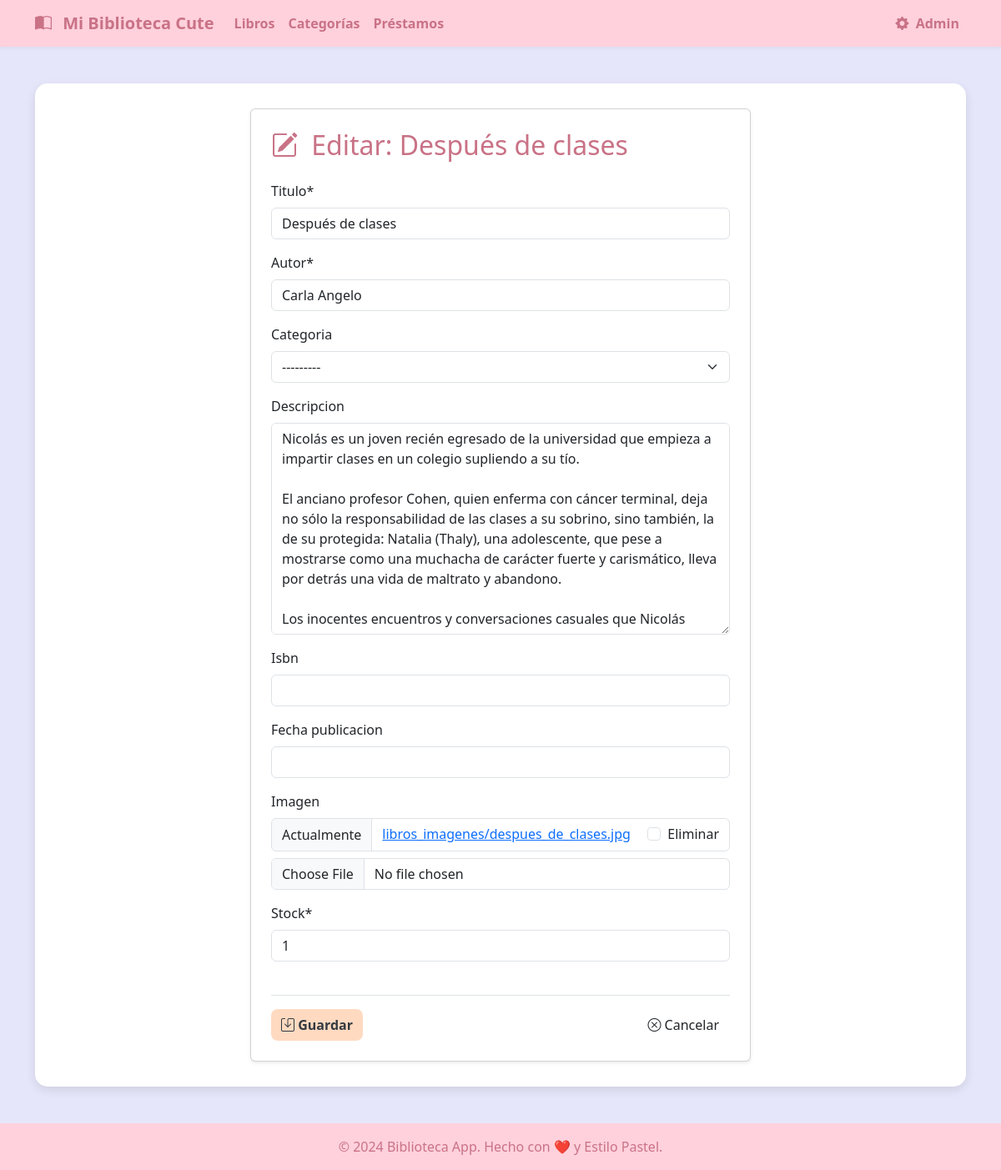
Page /libros/3/editar/ on the earlier database version.
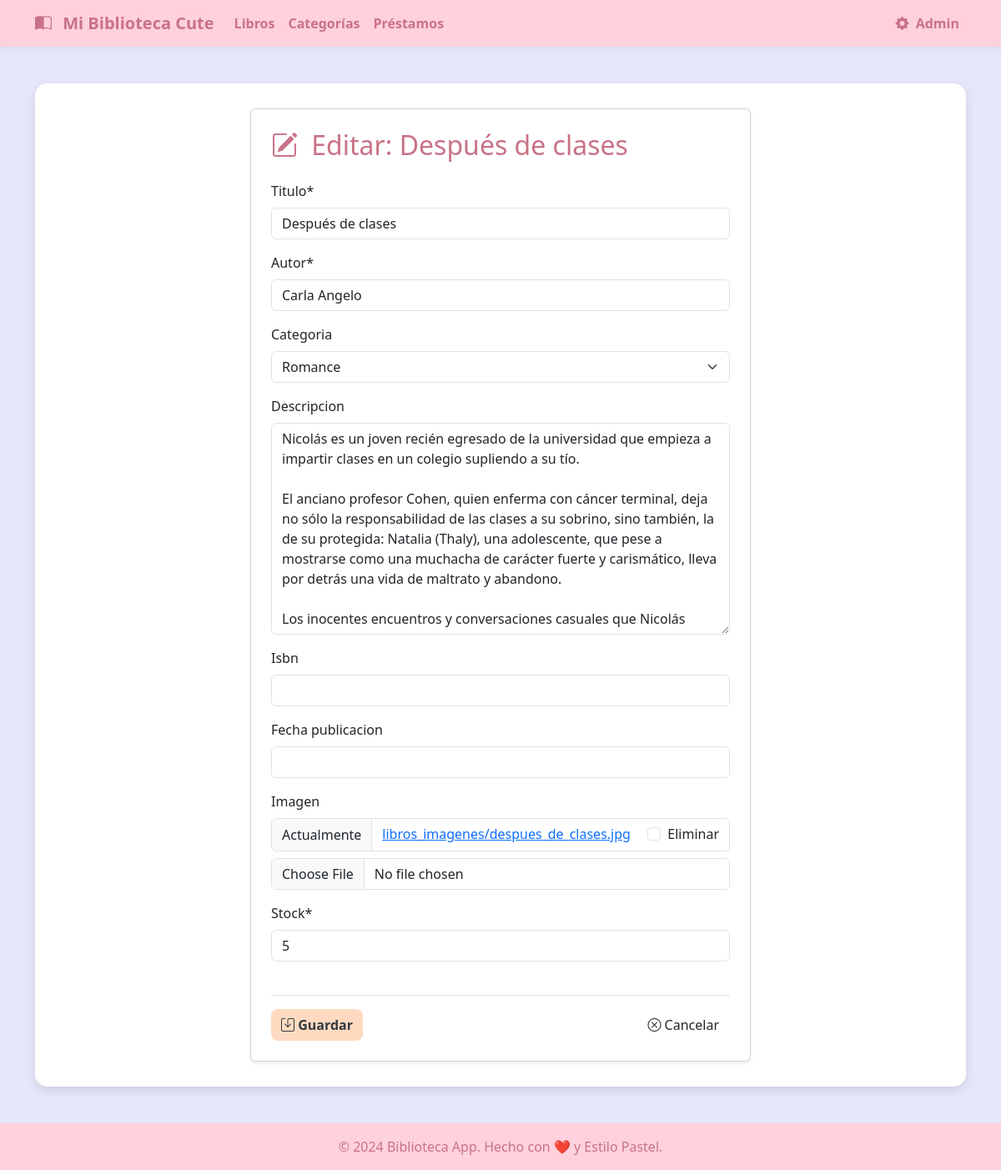
Same page on the later database version.
### libros/models.py (models this page shows, shortened)
class Libro(models.Model):
    titulo = models.CharField(max_length=200)
    autor = models.CharField(max_length=100)
    categoria = models.ForeignKey(Categoria, on_delete=models.SET_NULL, null=True, blank=True)
    descripcion = models.TextField(null=True, blank=True)
    isbn = models.CharField(max_length=13, unique=True, null=True, blank=True)
    fecha_publicacion = models.DateField(null=True, blank=True)
    imagen = models.ImageField(upload_to=get_image_upload_path, null=True, blank=True)
    stock = models.PositiveIntegerField(default=1)
    class Meta:
        ordering = ['titulo']

### libros/views.py (the view)
# urls.py: path('<int:pk>/editar/', LibroActualizar.as_view(), name='editar'),
class LibroActualizar(SuccessMessageMixin, UpdateView):
    model = Libro
    template_name = 'libros/libro_formulario.html'
    fields = ['titulo', 'autor', 'categoria', 'descripcion', 'isbn', 'fecha_publicacion', 'imagen', 'stock']
    success_url = reverse_lazy('libros:listado')
    success_message = "El libro '%(titulo)s' fue actualizado exitosamente"

### categorias/models.py (called while the page is built)
    def __str__(self):
        return self.nombre

### libros/templates/libros/libro_formulario.html (shortened to what this page needs)
{% extends "base.html" %}
{% load crispy_forms_tags %}
{% block content %}
    <form method="post" enctype="multipart/form-data" class="card p-4 shadow-sm" style="max-width: 600px; margin: auto;">
        <h2 class="mb-4" style="color: var(--pastel-pink-dark);">
            {% if form.instance.pk %}
                <i class="bi bi-pencil-square me-2"></i> Editar: {{ form.instance.titulo }}
            {% else %}
                <i class="bi bi-plus-circle me-2"></i> Nuevo Libro
            {% endif %}
        </h2>
        {{ form|crispy }}
        <div class="d-flex justify-content-between mt-4 pt-3 border-top">
            <button type="submit" class="btn btn-pastel-primary">
                <i class="bi bi-save"></i> Guardar
            </button>
            <a href="{% url 'libros:listado' %}" class="btn btn-pastel-light">
                <i class="bi bi-x-circle"></i> Cancelar
            </a>
        </div>
    </form>
{% endblock %}

Differences in the rows shown:
changed Libro "Después de clases": categoria "---------" → "Romance"; stock "1" → "5"
